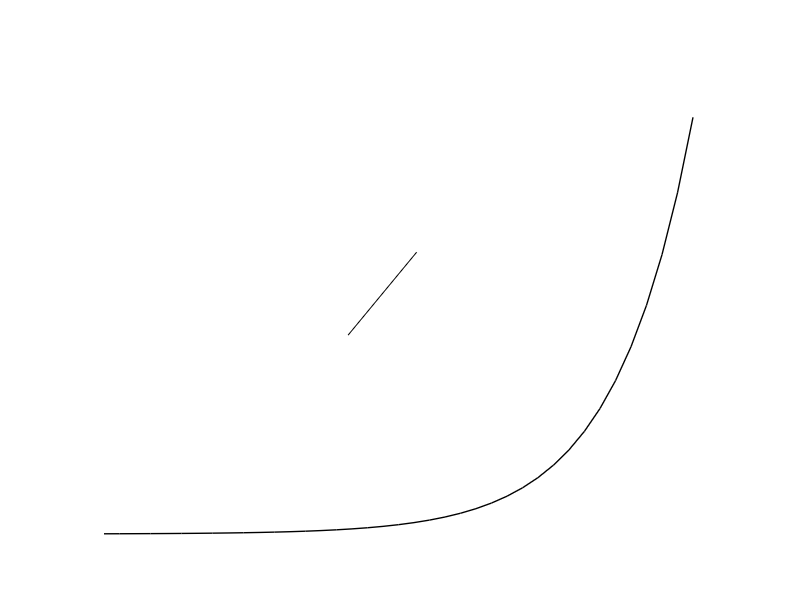
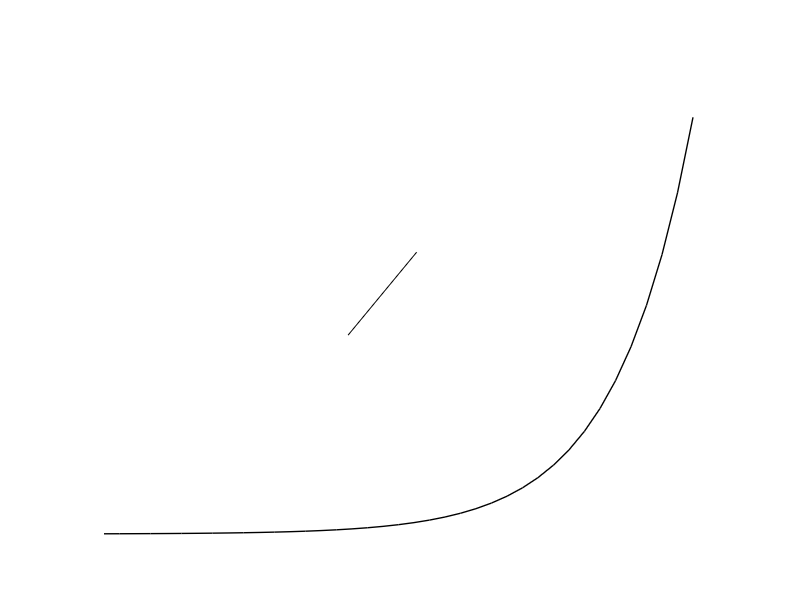

The MATLAB script that drew these images, in order:
#cartesianCoordinates
clf;
hold on

IS=10^(-15);
VT=0.05;
iD=@(vD) IS.*(e.^(vD/VT)-1);

vEnd=0.888;
vD=0.5:0.01:vEnd;
plot(vD,iD(vD),"linewidth",1,"color","black")   ;%diode
plot([0.657454,0.7017],[2.1*10^(-8),2.9764*10^(-8)],"color","black")

axis([0.5 0.9 0 iD(vEnd)])
grid off
axis off

print -demf cartesianCoordinates.emf
print -deps cartesianCoordinates.eps
